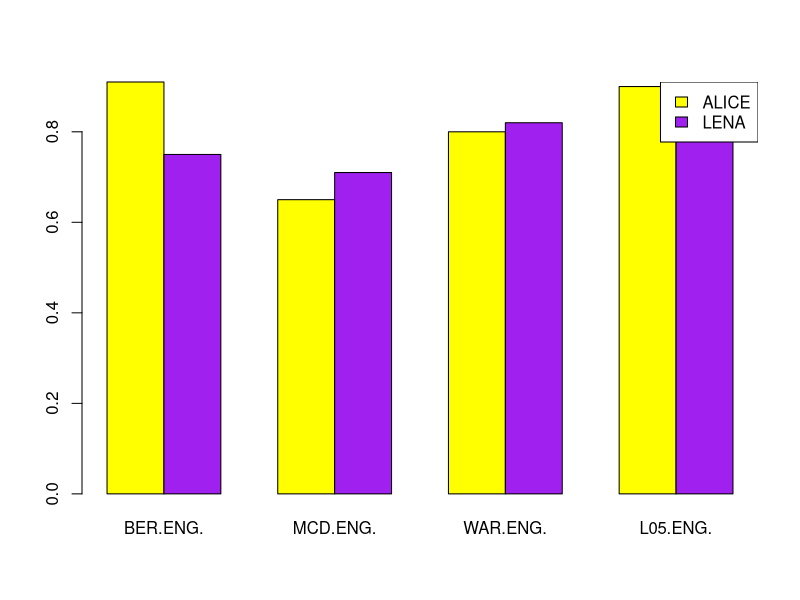

Here is the R script that generated this plot:
## ---- chunk 1

data <- as.matrix(data.frame("BER(ENG)" = c (0.91, 0.75),
                             "MCD(ENG)" = c (0.65, 0.71),
                             "WAR(ENG)" = c (0.8, 0.82),
                             "L05(ENG)" = c (0.9, 0.79)))

rownames(data)<-c("ALICE", "LENA")
data

barplot(data,
        col = c("yellow", "purple"),
        beside = TRUE)

legend("topright",
       legend=c("ALICE", "LENA"),
       fill=c("yellow", "purple"))

